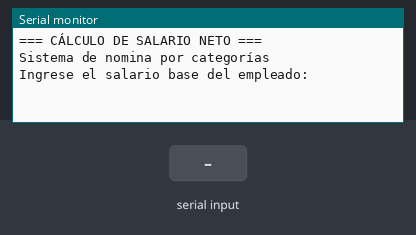
This sketch was run on a simulated Arduino Uno, built with avr-gcc and run on an emulated ATmega328P. On the bench: the last lines printed to the serial monitor. The inputs (shaded band) are chosen by the test bench.

Above: at 1.2 s.
1.3 s: "90,45\n" received over Serial
At 1.7 s:
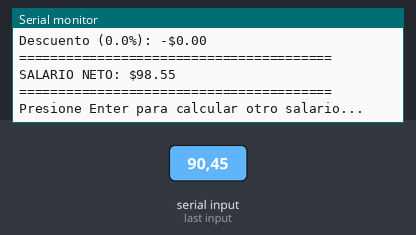
2.8 s: "30,150\n" received over Serial
At 3.5 s:
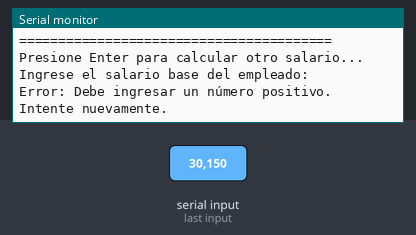
4.3 s: "1\n" received over Serial
At 5.2 s:
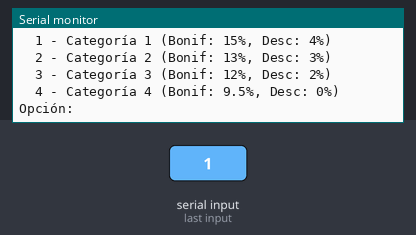
5.8 s: "2\n" received over Serial
At 6.7 s:
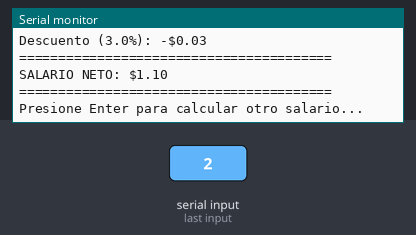
Timing chart, 0 to 8.3 s (numbered marks = the images above; inputs shaded):
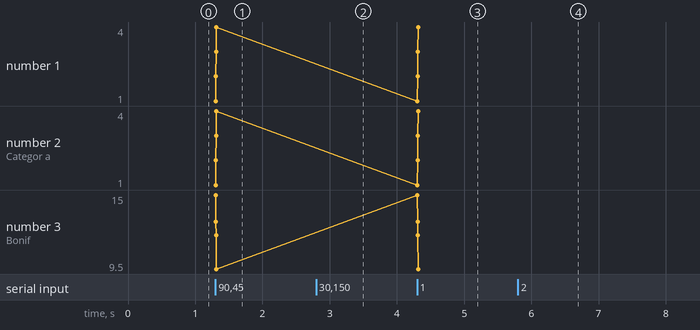

The sketch:

ejercicio3_salario_neto.ino
```cpp
/*
  Ejercicio 3: Cálculo de Salario Neto

  Este programa calcula el salario neto de un empleado basándose en:
  - Salario base ingresado por el usuario

  Categorías:
  1: Bonificación 15%, Descuento 4%
  2: Bonificación 13%, Descuento 3%
  3: Bonificación 12%, Descuento 2%
  4: Bonificación 9.5%, Descuento 0%
 */

void setup() {
  // Inicializar comunicación serial a 115200 baudios
  Serial.begin(115200);
  while (!Serial) {
    ; // Esperar a que el puerto serie esté listo
  }

  // Mostrar título del programa
  Serial.println("=== CÁLCULO DE SALARIO NETO ===");
  Serial.println("Sistema de nomina por categorías");
  Serial.println();
}

void loop() {
  // Declaración de variables
  float salarioBase;
  int categoria;
  float bonificacion = 0;
  float descuento = 0;
  float salarioConBonificacion;
  float totalDescuento;
  float salarioNeto;

  // Solicitar el salario base al usuario
  Serial.println("Ingrese el salario base del empleado: ");
  salarioBase = leerNumeroPositivo();

  // Mostrar menú de categorías
  Serial.println("Ingrese la categoría del empleado (1-4): ");
  Serial.println("  1 - Categoría 1 (Bonif: 15%, Desc: 4%)");
  Serial.println("  2 - Categoría 2 (Bonif: 13%, Desc: 3%)");
  Serial.println("  3 - Categoría 3 (Bonif: 12%, Desc: 2%)");
  Serial.println("  4 - Categoría 4 (Bonif: 9.5%, Desc: 0%)");
  Serial.print("Opción: ");
  categoria = leerEntero();

  // Asignar bonificación y descuento según la categoría seleccionada
  switch (categoria) {
    case 1:
      bonificacion = 0.15;  // 15% de bonificación
      descuento = 0.04;     // 4% de descuento
      Serial.println("Categoría 1 seleccionada");
      break;

    case 2:
      bonificacion = 0.13;  // 13% de bonificación
      descuento = 0.03;     // 3% de descuento
      Serial.println("Categoría 2 seleccionada");
      break;

    case 3:
      bonificacion = 0.12;  // 12% de bonificación
      descuento = 0.02;     // 2% de descuento
      Serial.println("Categoría 3 seleccionada");
      break;

    case 4:
      bonificacion = 0.095; // 9.5% de bonificación
      descuento = 0.0;      // Sin descuento
      Serial.println("Categoría 4 seleccionada");
      break;

    default:
      Serial.println("Error: Categoría inválida. Usando categoría 4 por defecto.");
      bonificacion = 0.095;
      descuento = 0.0;
      break;
  }

  // Realizar los cálculos
  salarioConBonificacion = salarioBase + (salarioBase * bonificacion);
  totalDescuento = salarioConBonificacion * descuento;
  salarioNeto = salarioConBonificacion - totalDescuento;

  // Mostrar desglose detallado de la nómina
  Serial.println();
  Serial.println("========== DESGLOSE DE NÓMINA ==========");
  Serial.print("Salario base: $");
  Serial.println(salarioBase, 2);
  Serial.print("Bonificación (");
  Serial.print(bonificacion * 100, 1);
  Serial.print("%): $");
  Serial.println(salarioBase * bonificacion, 2);
  Serial.println("----------------------------------------");
  Serial.print("Salario + bonificación: $");
  Serial.println(salarioConBonificacion, 2);
  Serial.print("Descuento (");
  Serial.print(descuento * 100, 1);
  Serial.print("%): -$");
  Serial.println(totalDescuento, 2);
  Serial.println("========================================");
  Serial.print("SALARIO NETO: $");
  Serial.println(salarioNeto, 2);
  Serial.println("========================================");
  Serial.println();

  // Esperar que el usuario presione Enter para continuar
  Serial.println("Presione Enter para calcular otro salario...");
  esperarEnter();
  Serial.println();
}

/*
  Lee un número positivo desde el puerto serial
  Valida que el número sea mayor que cero
  @return float - El número positivo ingresado
 */
float leerNumeroPositivo() {
  while (Serial.available() == 0) {
    // Esperar entrada del usuario
  }

  float numero = Serial.parseFloat();

  // Limpiar el buffer del puerto serial
  while (Serial.available() > 0) {
    Serial.read();
  }

  // Validar que el número sea positivo
  if (numero <= 0) {
    Serial.println("Error: Debe ingresar un número positivo. Intente nuevamente.");
    return leerNumeroPositivo();
  }

  return numero;
}

/**
 * Lee un número entero desde el puerto serial
 * @return int - El número entero ingresado
 */
int leerEntero() {
  while (Serial.available() == 0) {
    // Esperar entrada del usuario
  }

  int numero = Serial.parseInt();

  // Limpiar el buffer del puerto serial
  while (Serial.available() > 0) {
    Serial.read();
  }

  return numero;
}

/*
  Espera a que el usuario presione Enter
  Limpia el buffer antes y después de la espera
 */
void esperarEnter() {
  // Limpiar cualquier dato pendiente en el buffer
  while (Serial.available() > 0) {
    Serial.read();
  }

  // Esperar a que llegue nueva entrada
  while (Serial.available() == 0) {
    // Esperar
  }

  // Limpiar el buffer nuevamente
  while (Serial.available() > 0) {
    Serial.read();
  }
}
```

Measured:
- after the input at 1.3 s, the serial monitor: prints a new line at once (image 1)
- after the input at 2.8 s, the serial monitor: prints a new line at once (image 2)
- after the input at 4.3 s, the serial monitor: prints a new line at once (image 3)
- after the input at 5.8 s, the serial monitor: prints a new line at once (image 4)
